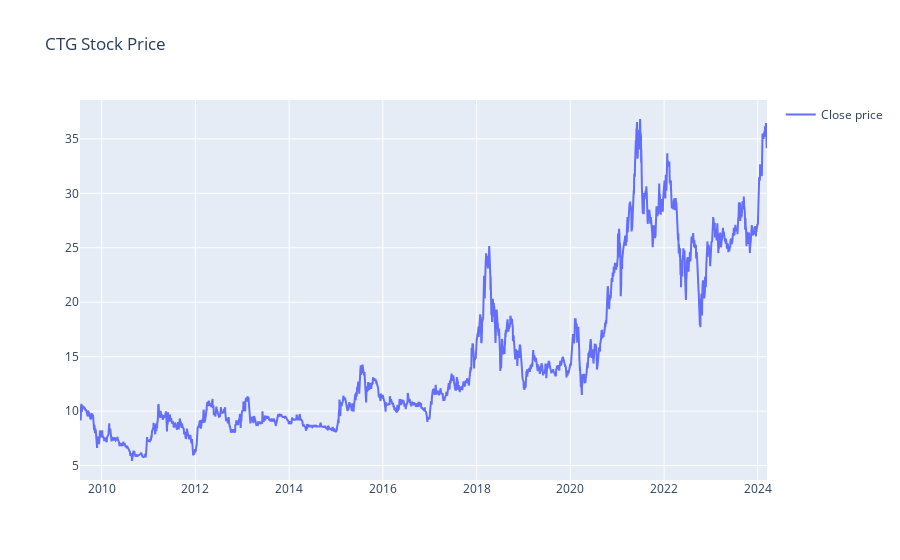

Notebook cell for this chart:
### Code cell
fig = go.Figure()
fig.add_trace(go.Scatter(x=ctg['Date'], y=ctg['Close'], name='Close price'))
fig.update_layout(showlegend=True, title='CTG Stock Price')
fig.show()

### Figure 1 — Plotly figure (JSON) as saved in the notebook; plotly's stock layout.template omitted (floating-point values rounded to 4 significant figures; data arrays with more than 128 entries replaced by an {"elided": "..."} marker saying what was removed)
{"data": [{"name": "Close price", "type": "scatter", "x": {"elided": "3659 str values"}, "y": {"elided": "3659 float values"}}], "layout": {"showlegend": true, "title": {"text": "CTG Stock Price"}}}
